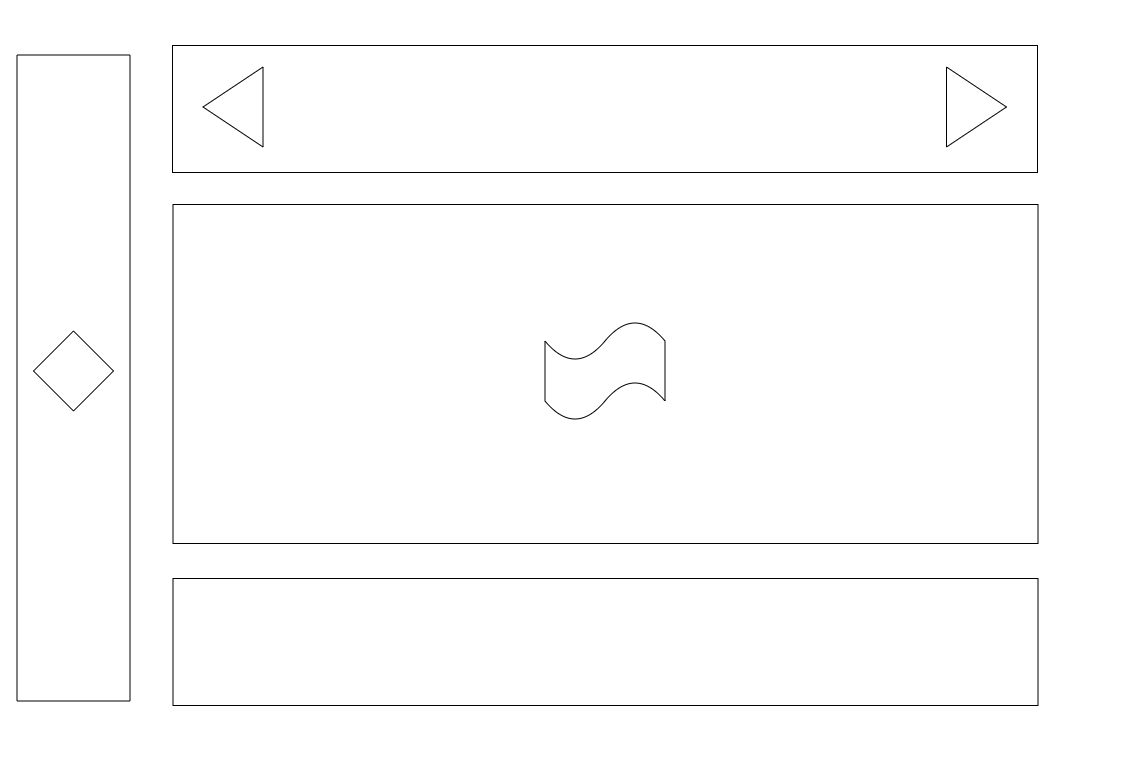
#> input picture IMG/TestImageBlock.png, 1148 x 782 px, found by its file name
$ python FindFigure2.py
#> lines starting #> are read from the running program, lines starting #| are printed output that depends on the picture; after the words box and inside, x2 and y2 are one past the last pixel; in counts of white or black regions, pixels touching at a corner belong together
import cv2
import numpy as np
import imutils
import os

src_img = cv2.imread('IMG\TestImageBlock.png', 1)
#> src_img is the input picture: shape (782, 1148, 3); min 0, max 255, mean 252.5
img_gray = cv2.cvtColor(src_img, cv2.COLOR_BGR2GRAY)
images = []
folder = os.path.dirname(os.path.realpath(__file__))+'\IMG1'
for filename in os.listdir(folder):
    img_dir = os.path.join(folder, filename)
    if img_dir is not None:
        images.append(img_dir)
#> pass 2 of the loop `for filename in os.listdir(folder):`:
#> pass 3 of the loop `for filename in os.listdir(folder):`:
for image in images:
    template1 = cv2.imread(image, 0)
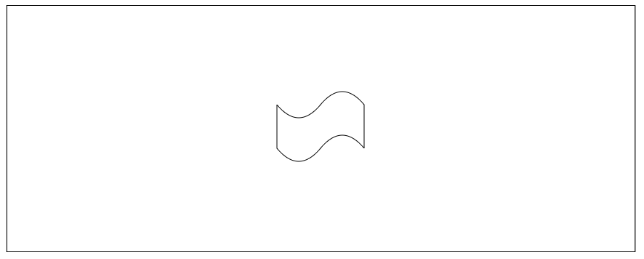
#> input picture IMG1/ImageBlock.png, 644 x 259 px, found by its file name
#> template1 is the input picture: shape (259, 644); min 14, max 255, mean 252.6
    w, h = template1.shape[::-1]
#> w = 644; h = 259
    res = cv2.matchTemplate(img_gray, template1, cv2.TM_CCOEFF_NORMED)
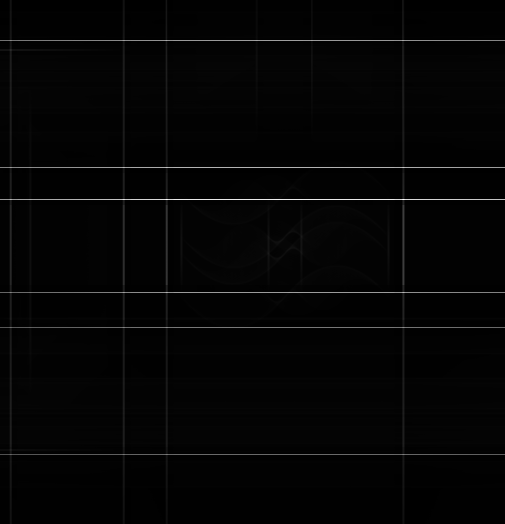
#> res: shape (524, 505) float32; min -0.0139, max 0.667, mean -0.000682; drawn with min black and max white
    threshold = 0.7
    loc = np.where( res >= threshold)
#> loc = (empty array, empty array)
    for pt in zip(*loc[::-1]):
        cv2.rectangle(src_img, pt, (pt[0] + w, pt[1] + h), (0,0,255), 2)
#> this loop made 0 passes
#> pass 2 of the loop `for image in images:`:
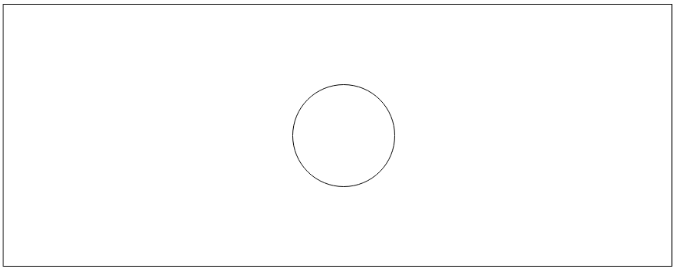
#> input picture IMG1/MainView.png, 679 x 274 px, found by its file name
#> template1 is the input picture: shape (274, 679); min 18, max 255, mean 252.8
#> `res = cv2.matchTemplate(img_gray, template1, cv2.TM_CCOEFF_NORMED)`:
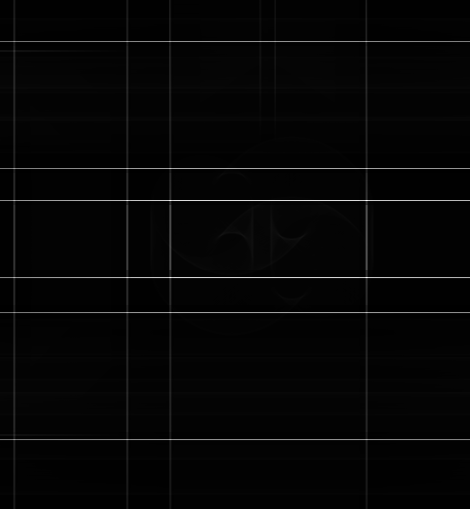
#> res: shape (509, 470) float32; min -0.0142, max 0.588, mean -0.000377; drawn with min black and max white
#> pass 3 of the loop `for image in images:`:
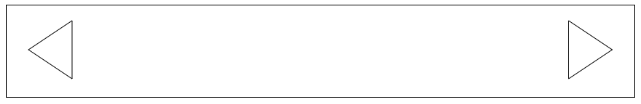
#> input picture IMG1/Scroll.png, 641 x 104 px, found by its file name
#> template1 is the input picture: shape (104, 641); min 36, max 255, mean 250.3
#> `res = cv2.matchTemplate(img_gray, template1, cv2.TM_CCOEFF_NORMED)`:
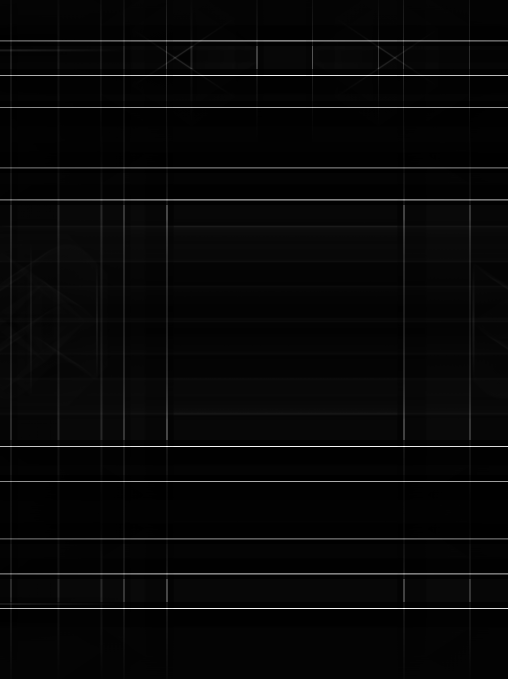
#> res: shape (679, 508) float32; min -0.0216, max 0.709, mean 0.000751; drawn with min black and max white
#> loc = 9 positions, rows 75 to 608, columns 166 to 404
#> the loop `for pt in zip(*loc[::-1]):` made 9 passes
#> pt on passes 1 to 8: (312, 75), (166, 446), (167, 446), (403, 446), (404, 446), (166, 608), (167, 608), (403, 608)
#> after the loop `for pt in zip(*loc[::-1]):`:
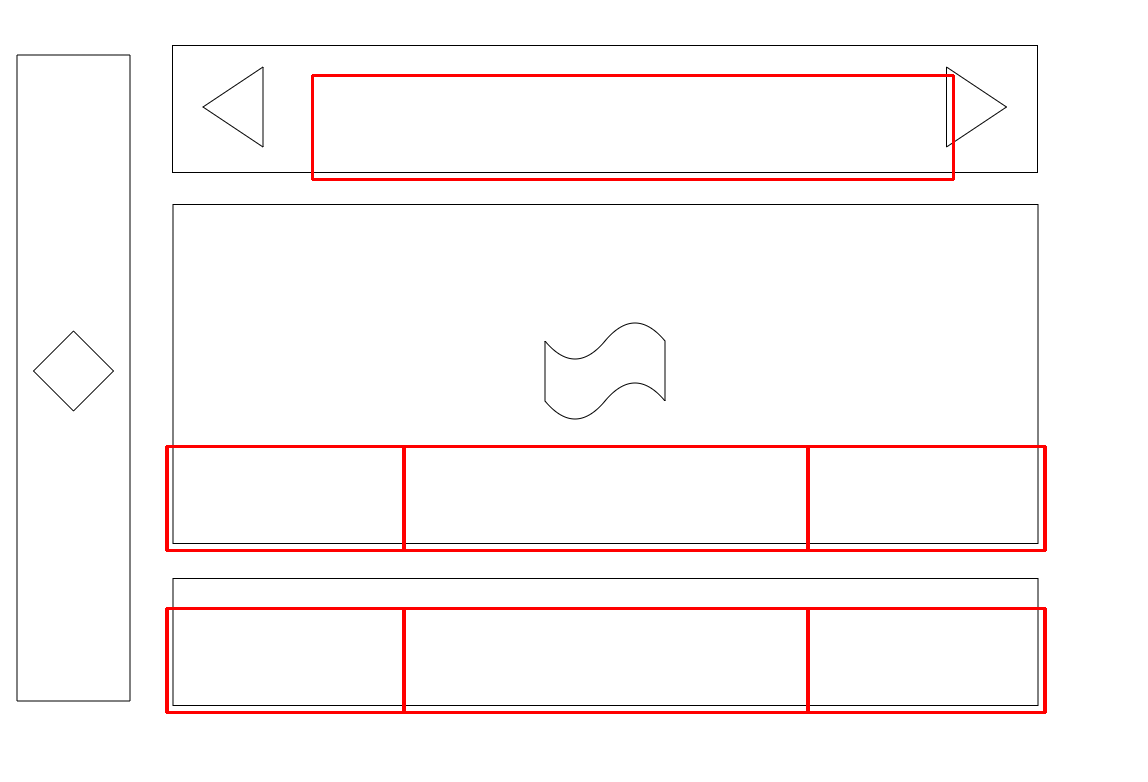
#> src_img: shape (782, 1148, 3); 2.04% of pixels changed, all inside (x1, y1, x2, y2) = (165, 74, 1047, 714)
cv2.imshow('res.png', src_img)
cv2.waitKey(0)
